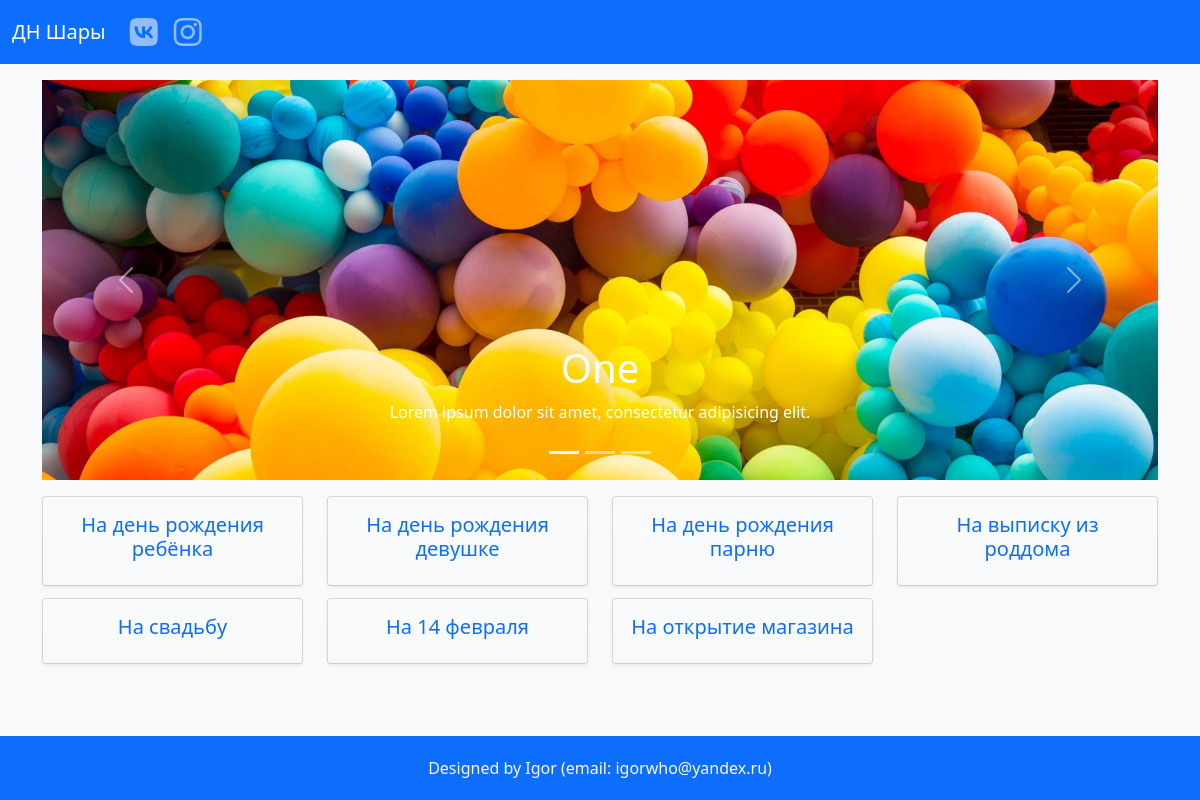
The page / on the database its author committed.
### tables this page shows
CREATE TABLE `products` (
  `id` int(11) NOT NULL,
  `user_id` int(11) NOT NULL,
  `category_id` int(11) NOT NULL,
  `image_name` varchar(55) NOT NULL,
  `title` varchar(255) NOT NULL,
  `description` text NOT NULL,
  `price` int(11) DEFAULT NULL
);

CREATE TABLE `categories` (
  `id` int(11) NOT NULL,
  `name` varchar(255) NOT NULL
);

### index.php (called while the page is built)
<?php
include 'header.php';
include 'home.php';
include 'footer.php';

### config.php (called while the page is built)
<?php
$dns = 'mysql:host=localhost;dbname=balloons;charset=utf8';
$user = 'root';
$password = '';

### includes/classes/Model.php (called while the page is built, shortened)
<?php
class Model
{
    protected $tableName;
    private $pdo;
    public function __construct() {
        include __DIR__ . '/../../config.php';
        $this->pdo = new PDO($dns, $user, $password);
        $this->pdo->setAttribute(PDO::ATTR_ERRMODE, PDO::ERRMODE_EXCEPTION);
    }
    private function query($sql, $params = [])
    {
        $query = $this->pdo->prepare($sql);
        $query->execute($params);
        $query->setFetchMode(PDO::FETCH_CLASS, get_called_class());
        return $query;
    }
    public function getAll($where = [], $params = [])
    {
        $sql = "SELECT * FROM $this->tableName";
        if ($where) {
            $sql .= ' WHERE ';
            foreach ($where as $key => $_) {
                $sql .= "$key = :$key AND ";
            }
            $sql = rtrim($sql, ' AND ');
        }
        if (isset($params['order_by'])) {
            if ($params['order_by'][0] === '-') {
                $sql .= ' ORDER BY ' . substr($params['order_by'], 1) . ' DESC';
            } else {
                $sql .= ' ORDER BY ' . $params['order_by'] . ' ASC';
            }
        }
        $query = $this->query($sql, $where);
        return $query->fetchAll();
    }
}

### includes/classes/ProductModel.php (called while the page is built, shortened)
<?php
include_once 'Model.php';
class ProductModel extends Model
{
    public function getImageUrl()
    {
        $httpsOrHttp = isset($_SERVER['HTTPS']) && $_SERVER['HTTPS'] === 'on' ? 'https' : 'http';
        $host = $_SERVER['HTTP_HOST'];
        $url = "/images/$this->image_name";
        return $httpsOrHttp . '://' . $host . $url;
    }
}

### home.php (the view, shortened to what this page needs)
<?php
include 'includes/classes/ProductModel.php';
try {
    $slides = (new ProductModel)->getAll(['category_id' => 1]);
    $categories = (new CategoryModel)->getAll([], ['order_by' => 'id']);
    $categories = array_slice($categories, 1);
} catch (PDOException $e) {
    displayDbError();
}
?>
<div id="carouselExampleCaptions" class="carousel slide h-50" data-bs-ride="carousel">
    <div class="carousel-indicators">
        <?php foreach ($slides as $index => $slide): ?>
            <button type="button" data-bs-target="#carouselExampleCaptions" data-bs-slide-to="<?= $index  ?>" class="<?= $index === 0 ? 'active' : '' ?>"></button>
        <?php endforeach; ?>
    </div>
    <div class="carousel-inner">
        <?php foreach ($slides as $index => $slide): ?>
            <div class="carousel-item <?= $index === 0 ? 'active' : '' ?>">
                <img src="<?= $slide->getImageUrl() ?>" class="d-block w-100 h-100 slide" alt="...">
                <div class="carousel-caption">
                    <h1><?= $slide->title ?></h1>
                    <p><?= $slide->description ?></p>
                </div>
            </div>
        <?php endforeach; ?>
    </div>
    <button class="carousel-control-prev" type="button" data-bs-target="#carouselExampleCaptions" data-bs-slide="prev">
        <span class="carousel-control-prev-icon"></span>
    </button>
    <button class="carousel-control-next" type="button" data-bs-target="#carouselExampleCaptions" data-bs-slide="next">
        <span class="carousel-control-next-icon"></span>
    </button>
</div>
<div class="row mt-3">
    <?php foreach ($categories as $category): ?>
        <div class="col-sm-6 col-md-4 col-lg-3 mb-2">
            <div class="card mb-1 bg-light bg-gradient">
                <div class="card-body shadow-sm">
                    <a href="/products?category=<?= $category->id ?>" class="text-decoration-none"><h5 class="card-title text-center"><?= $category->name ?></h5></a>
                </div>
            </div>
        </div>
    <?php endforeach; ?>
</div>

### styles.css (style rules this page uses)
body { position: relative; min-height: 100vh; }
.slide { object-fit: cover; }
.carousel-item img { height: 100rem; }

### rows shown on the page
products: image_name (picture), title "One", description "Lorem ipsum dolor sit amet, consectetur adipisicing elit."
categories: name "На день рождения ребёнка"
categories: name "На день рождения девушке"
categories: name "На день рождения парню"
categories: name "На выписку из роддома"
categories: name "На свадьбу"
categories: name "На 14 февраля"
categories: name "На открытие магазина"
